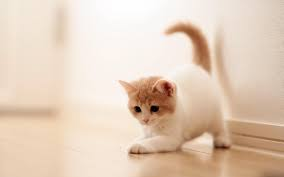
#> input picture python_code/images/cat2.jpg, 284 x 177 px, found by its file name
$ python log_transformation.py
#> lines starting #> are read from the running program, lines starting #| are printed output that depends on the picture
import cv2
import numpy as np
import matplotlib.pyplot as plt

# Read an image
image = cv2.imread('E:/Image_processing/python_code/images/cat2.jpg')
#> image is the input picture: shape (177, 284, 3); mean B, G, R 186.2, 205.3, 226.9

# Apply log transformation method
c = 255 / np.log(1 + np.max(image))
#> c = 45.99
log_image = c * (np.log(image + 1))
#> log_image: shape (177, 284, 3) float16; 0.08% of the values are NaN or infinite; the others: min 0, max 255, mean 243.9

# Specify the data type so that
# float value will be converted to int
log_image = np.array(log_image, dtype = np.uint8)
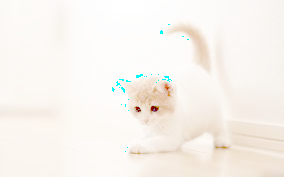
#> log_image: shape (177, 284, 3); mean B, G, R 237.9, 243.5, 248.3

# Display both images
plt.imshow(image)
plt.show()
plt.imshow(log_image)
plt.show()
